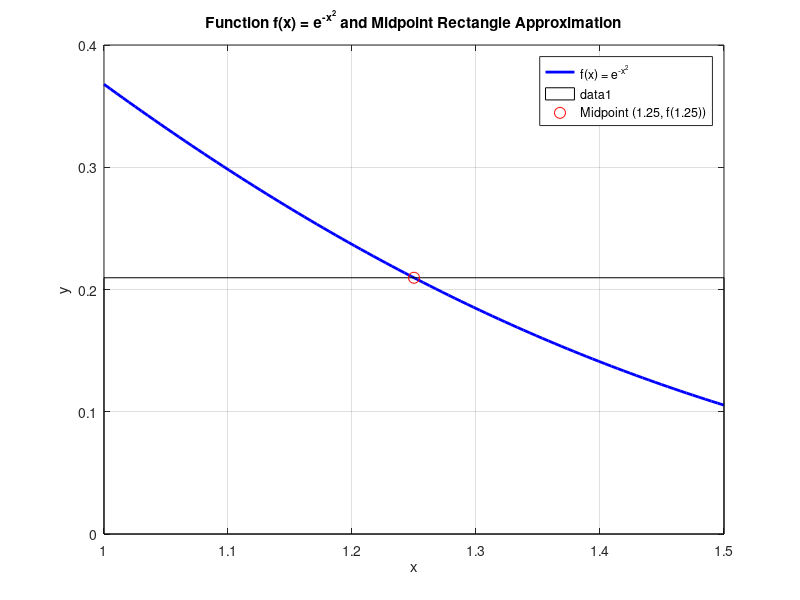

Here is the MATLAB script that generated this plot:
% a) 
a = 1;
b = 1.5; 
f = @(x) exp(-x.^2); 

midpoint = (a + b) / 2;
approx_a = (b - a) * f(midpoint); 

fprintf('a) Approximation using midpoint rule (n=1): %.4f\n', approx_a);

% b)
x = linspace(1, 1.5, 100); 
y = f(x); 

figure;
plot(x, y, 'b-', 'LineWidth', 2, 'DisplayName', 'f(x) = e^{-x^2}'); 
hold on;



rectangle('Position', [1, 0, 0.5, f(midpoint)], 'EdgeColor', 'k')

plot(midpoint, f(midpoint), 'ro', 'MarkerSize', 8, 'DisplayName', 'Midpoint (1.25, f(1.25))');

xlabel('x');
ylabel('y');
title('Function f(x) = e^{-x^2} and Midpoint Rectangle Approximation');
legend('show');
grid on;
hold off;

% c)
n_values = [150, 500]; 

for n = n_values
    h = (b - a) / n; 
    i = 1:n;
    x_i = a + (2 * i - 1) / (2 * n) * (b - a);
    f_xi = f(x_i); 
    approx_c = (b - a) / n * sum(f_xi); 
    
    fprintf('c) Approximation using repeated midpoint rule (n=%d): %.4f\n', n, approx_c);
end

